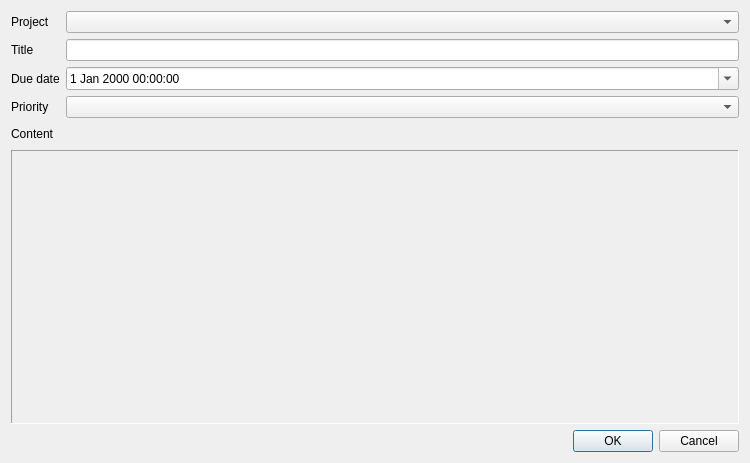
<?xml version="1.0" encoding="UTF-8"?>
<ui version="4.0">
 <class>DialogTask</class>
 <widget class="QDialog" name="DialogTask">
  <property name="geometry">
   <rect>
    <x>0</x>
    <y>0</y>
    <width>750</width>
    <height>463</height>
   </rect>
  </property>
  <property name="minimumSize">
   <size>
    <width>750</width>
    <height>463</height>
   </size>
  </property>
  <property name="windowTitle">
   <string>Task</string>
  </property>
  <layout class="QVBoxLayout" name="verticalLayout">
   <item>
    <layout class="QGridLayout" name="gridLayout">
     <item row="0" column="0">
      <widget class="QLabel" name="label">
       <property name="text">
        <string>Project</string>
       </property>
      </widget>
     </item>
     <item row="0" column="1">
      <widget class="QComboBox" name="comboBoxProject"/>
     </item>
     <item row="1" column="0">
      <widget class="QLabel" name="label_2">
       <property name="text">
        <string>Title</string>
       </property>
      </widget>
     </item>
     <item row="1" column="1">
      <widget class="QLineEdit" name="lineEditTitle"/>
     </item>
     <item row="2" column="0">
      <widget class="QLabel" name="label_3">
       <property name="text">
        <string>Due date</string>
       </property>
      </widget>
     </item>
     <item row="3" column="1">
      <widget class="QComboBox" name="comboBoxPriority"/>
     </item>
     <item row="3" column="0">
      <widget class="QLabel" name="label_5">
       <property name="text">
        <string>Priority</string>
       </property>
      </widget>
     </item>
     <item row="2" column="1">
      <widget class="QDateTimeEdit" name="dateTimeEditDueDate">
       <property name="calendarPopup">
        <bool>true</bool>
       </property>
      </widget>
     </item>
     <item row="5" column="0" colspan="2">
      <widget class="QFrame" name="frame">
       <property name="sizePolicy">
        <sizepolicy hsizetype="Preferred" vsizetype="Expanding">
         <horstretch>0</horstretch>
         <verstretch>0</verstretch>
        </sizepolicy>
       </property>
       <property name="frameShape">
        <enum>QFrame::Panel</enum>
       </property>
       <property name="frameShadow">
        <enum>QFrame::Sunken</enum>
       </property>
       <layout class="QVBoxLayout" name="verticalLayout_2">
        <property name="leftMargin">
         <number>0</number>
        </property>
        <property name="topMargin">
         <number>0</number>
        </property>
        <property name="rightMargin">
         <number>0</number>
        </property>
        <property name="bottomMargin">
         <number>0</number>
        </property>
        <item>
         <widget class="RtfEditor" name="widgetRtfContent" native="true"/>
        </item>
       </layout>
      </widget>
     </item>
     <item row="4" column="0" colspan="2">
      <widget class="QLabel" name="label_4">
       <property name="minimumSize">
        <size>
         <width>0</width>
         <height>20</height>
        </size>
       </property>
       <property name="text">
        <string>Content</string>
       </property>
      </widget>
     </item>
    </layout>
   </item>
   <item>
    <layout class="QHBoxLayout" name="horizontalLayout">
     <item>
      <spacer name="horizontalSpacer">
       <property name="orientation">
        <enum>Qt::Horizontal</enum>
       </property>
       <property name="sizeHint" stdset="0">
        <size>
         <width>40</width>
         <height>20</height>
        </size>
       </property>
      </spacer>
     </item>
     <item>
      <widget class="QPushButton" name="pushButtonOK">
       <property name="text">
        <string>OK</string>
       </property>
       <property name="default">
        <bool>true</bool>
       </property>
      </widget>
     </item>
     <item>
      <widget class="QPushButton" name="pushButtonCancel">
       <property name="text">
        <string>Cancel</string>
       </property>
      </widget>
     </item>
    </layout>
   </item>
  </layout>
 </widget>
 <customwidgets>
  <customwidget>
   <class>RtfEditor</class>
   <extends>QWidget</extends>
   <header>qtkit/WidgetUtils/rtfeditor.h</header>
   <container>1</container>
  </customwidget>
 </customwidgets>
 <tabstops>
  <tabstop>comboBoxProject</tabstop>
  <tabstop>lineEditTitle</tabstop>
  <tabstop>dateTimeEditDueDate</tabstop>
  <tabstop>comboBoxPriority</tabstop>
  <tabstop>pushButtonOK</tabstop>
  <tabstop>pushButtonCancel</tabstop>
 </tabstops>
 <resources/>
 <connections/>
</ui>
